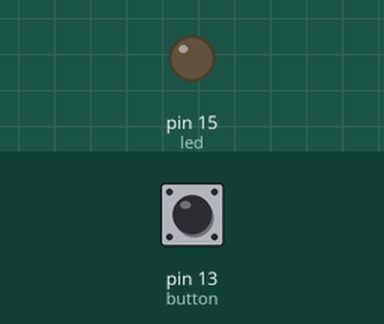
Recording of a program running on a simulated MicroPython board. On the bench: output pins drawn as LEDs (lit = HIGH). The test bench sets the inputs (shaded band); at power-on: pin 13 (button) HIGH.

Above: at 1.2 s.
1.3 s: pin 13 (button) pulled LOW for 0.15 s
At 1.37 s:
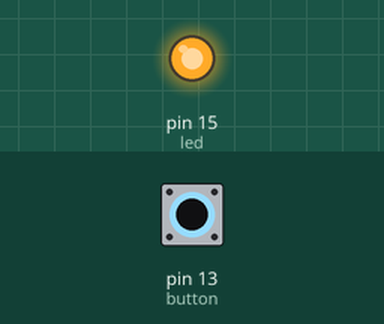
2.9 s: pin 13 (button) pulled LOW for 3.2 s
At 7.3 s:
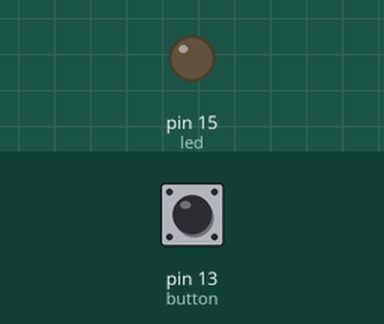
Timing chart, 0 to 8.8 s (numbered marks = the images above; inputs shaded):
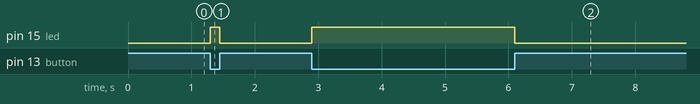

Measured:
- after the input at 1.3 s, pin 15 (led): LOW → HIGH at once, → LOW 0.15 s later
- after the input at 2.9 s, pin 15 (led): LOW → HIGH at once, → LOW 3.2 s later

The program:

main.py
```python
from machine import Pin
import time

led = Pin(15, Pin.OUT)
button = Pin(13, Pin.IN, Pin.PULL_UP)

try:
    while True:
        if not button.value():
            led.value(1)
        else:
            led.value(0)
finally:
    led.value(0)
```
